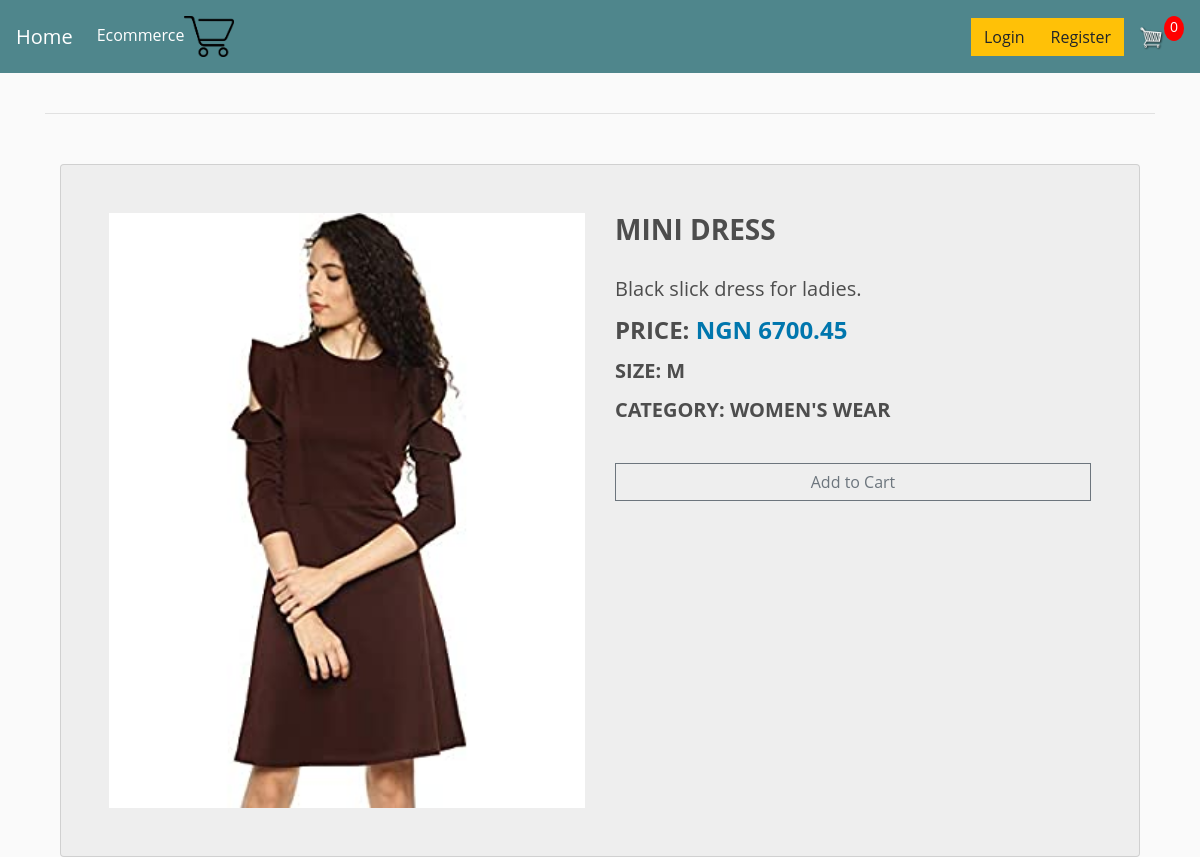
Screenshot of /mini-dress/ with the database file from the repository.
### e_commerce/models.py (models this page shows, shortened)
class Product(models.Model):
    name = models.CharField(max_length=150)
    slug = models.SlugField(max_length=200, unique=True, null=True, blank=True)
    price = models.DecimalField(max_digits=7, decimal_places=2)
    image = models.ImageField(upload_to='product_image', null=True, blank=True)
    digital = models.BooleanField(default=False,null=True, blank=True)
    category = models.ForeignKey(Category, on_delete=models.CASCADE,default=1)
    description = models.CharField(max_length=250, default='', null=True, blank=True)
    size = models.CharField(max_length=200, null=True, blank=True, help_text='Input size of product')
    class Meta:
        ordering = ['-name']

class Category(models.Model):
    name = models.CharField(max_length=40, verbose_name='name')
    slug = models.SlugField(max_length=200, unique=True, null=True, blank=True)
    class  Meta:  #new
        verbose_name_plural  =  "Categories"
    def __str__(self):
        return str(self.name)

### e_commerce/views.py (the view)
# urls.py: path('<slug:slug>/', views.product_details, name='product_details'),#e_commerce details page
def product_details(request, slug):
    data = cartData(request)
    cartItems = data['cartItems']
    post = get_object_or_404(Product, slug=slug)
    context = {
        'post': post,
        'cartItems': cartItems,
    }
    return render(request, 'e_commerce/product_details.html', context)

### e_commerce/utils.py (called while the page is built, shortened)
def cookieCart(request):
        try:
            cart = json.loads(request.COOKIES['cart'])
        except:
            cart = {}
        print('Cart:', cart)
        items = []
        order = {'get_cart_total':0, 'get_cart_items':0, 'shipping': False}
        cartItems = order['get_cart_items']
        return {'cartItems': cartItems, 'order':order, 'items': items}

def cartData(request):
    if request.user.is_authenticated:
        customer = request.user.customer
        order, created = Order.objects.get_or_create(customer=customer, complete=False)
        items = order.orderitem_set.all()
        cartItems = order.get_cart_items
    else:
        cookieData = cookieCart(request)
        cartItems = cookieData['cartItems']
        order = cookieData['order']
        items = cookieData['items']
    return {'cartItems': cartItems, 'order':order, 'items': items}

### e_commerce/templates/e_commerce/product_details.html (shortened to what this page needs)
{% extends 'base.html' %}
{% load static %}
{% block body %}
<hr>
            <div class="container">
                <div class="card">
                    <div class="container-fliud">
                        <div class="wrapper row">
                            <div class="preview col-md-6">
                                <div class="preview-pic tab-content">
                                    <div class="tab-pane active" id="pic-1"><img src="{{ post.image.url }}" /></div>
                                </div>
                            </div>
                            <div class="details col-md-6">
                                <h3 class="product-title">{% block title %} {{ post.name }} {% endblock title %}</h3>
                                <h5 class="product-description">{{post.description }}</h5>
                                <h4 class="price">price: <span>NGN {{ post.price }}</span></h4>
                                <h5 class="sizes">size: {{ post.size }}</h5>
                                <h5 class="lead">Category: {{ post.category }}</h5>
                                  <button data-product={{product.id}}  data-action="add" class="btn btn-outline-secondary add-btn update-cart">Add to Cart</button>
                            </div>
                        </div>
                    </div>
                </div>
            </div>
{% endblock body %}

### static/css/main.css (style rules this page uses)
body { background-color:hsl(0, 0%, 98%); }
h1,h2,h3,h4,h5,h6 { color:hsl(0, 0%, 30%); }
.btn { border-radius: 0; }

### e_commerce/templates/e_commerce/product_details.html (style rules this page uses)
body { font-family: 'open sans'; overflow-x: hidden; }
img { max-width: 100%; }
.preview { display: -webkit-box; display: -webkit-flex; display: -ms-flexbox; display: flex; -webkit-box-orient: vertical; -webkit-box-direction: normal; -webkit-flex-direction: column; -ms-flex-direction: column; flex-direction: column; }
.preview-pic { -webkit-box-flex: 1; -webkit-flex-grow: 1; -ms-flex-positive: 1; flex-grow: 1; }
.tab-content { overflow: hidden; }
.tab-content img { width: 100%; -webkit-animation-name: opacity; animation-name: opacity; -webkit-animation-duration: .3s; animation-duration: .3s; }
.card { margin-top: 50px; background: #eee; padding: 3em; line-height: 1.5em; }
@media screen and (min-width: 997px) { .wrapper { display: -webkit-box; display: -webkit-flex; display: -ms-flexbox; display: flex; } }
.details { display: -webkit-box; display: -webkit-flex; display: -ms-flexbox; display: flex; -webkit-box-orient: vertical; -webkit-box-direction: normal; -webkit-flex-direction: column; -ms-flex-direction: column; flex-direction: column; }
.product-title, .price, .sizes, .colors, .lead { text-transform: UPPERCASE; font-weight: bold; }
.checked, .price span { color: #0076ad; }
.product-title, .rating, .product-description, .price, .vote, .sizes { margin-bottom: 15px; }
.product-title { margin-top: 0; }

### rows the page displays
Product: image (picture), name "MINI DRESS", description "Black slick dress for ladies.", price "6700.45", size "M", category "WOMEN'S WEAR"

### other values shown
{{ cartItems }} "0"
